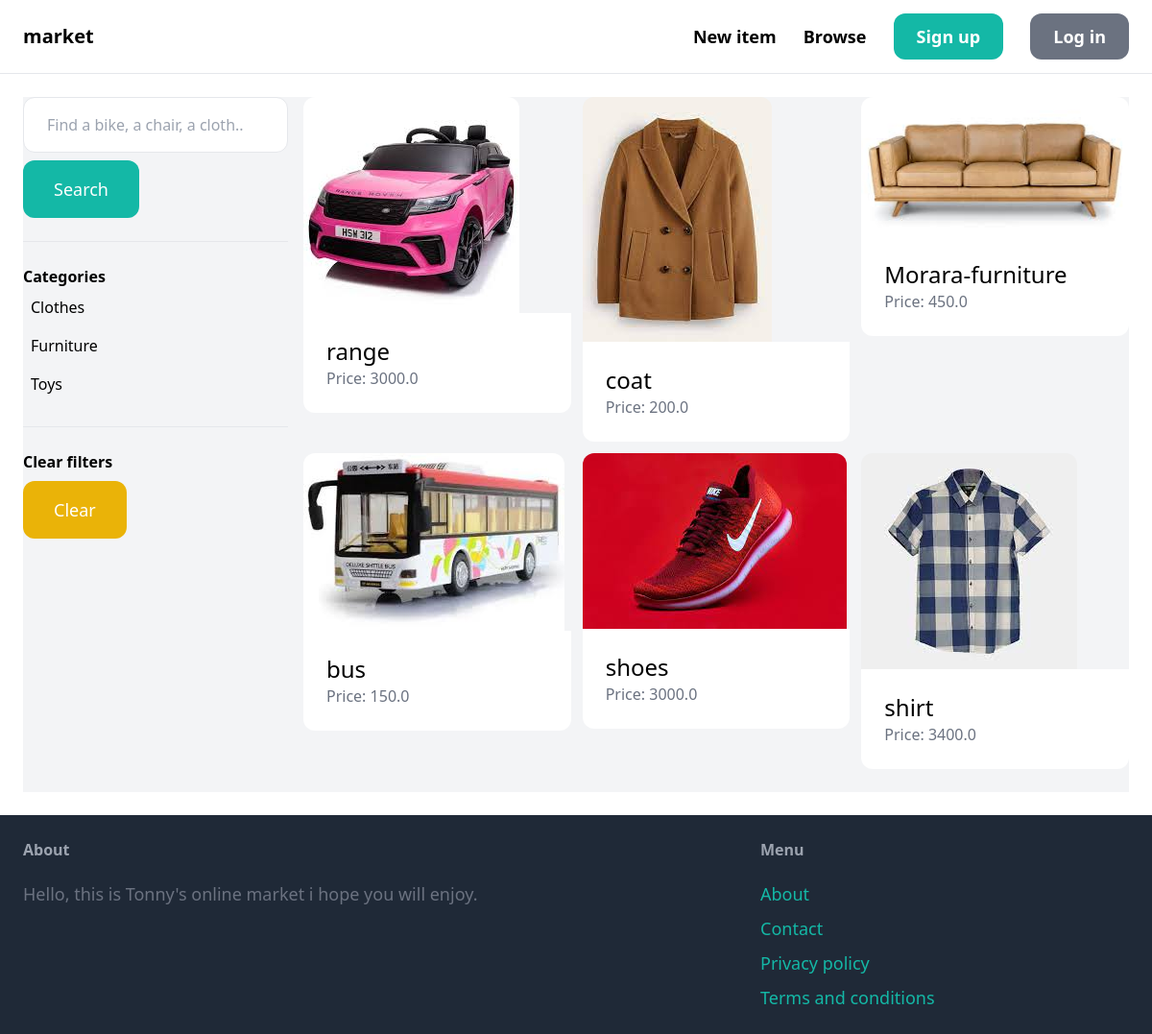
Before: /items/ with the older database file.
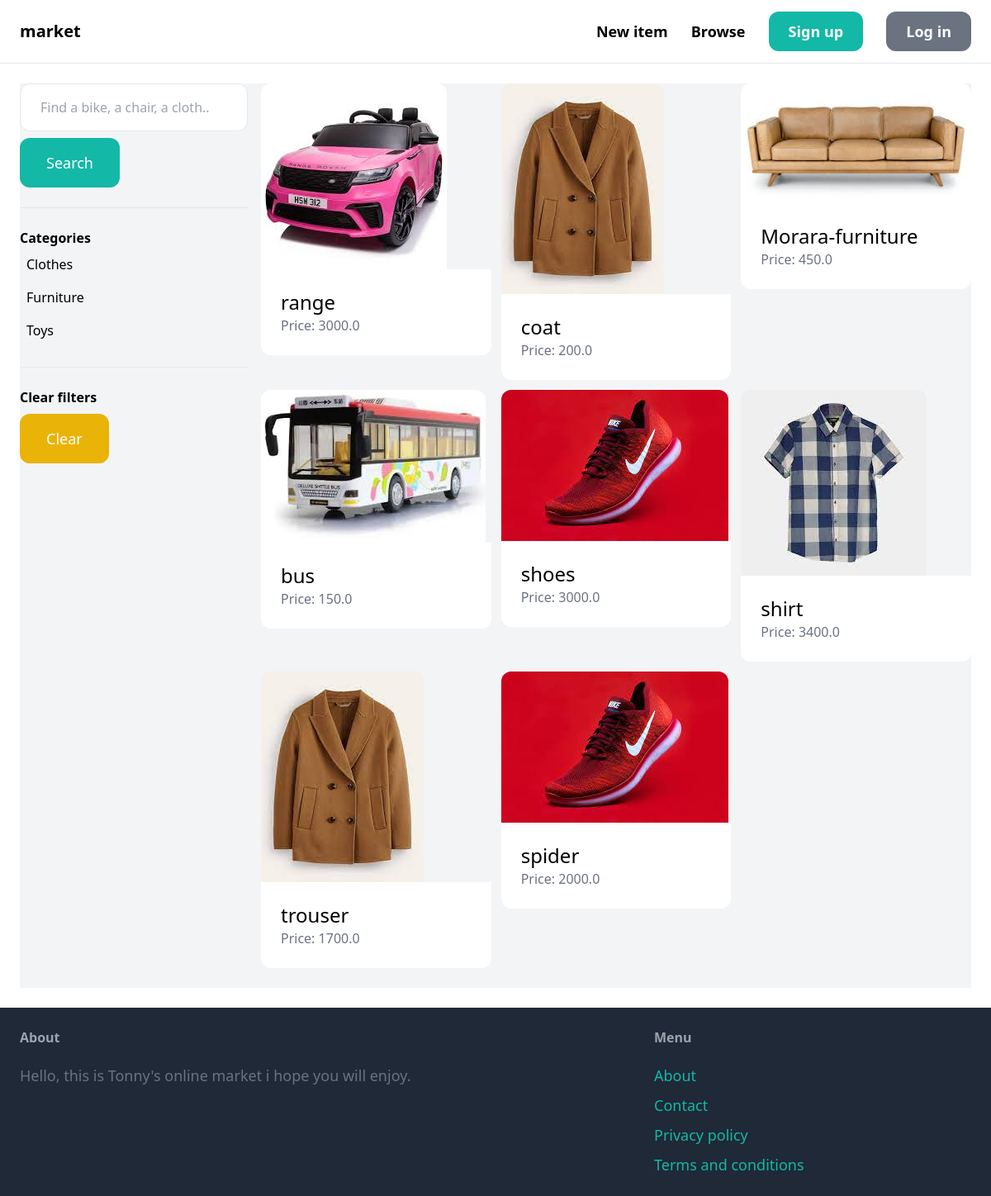
After: the same page with the newer database file.
### item/models.py (models this page shows, shortened)
class Category(models.Model):
    name = models.CharField(max_length=255)
    class Meta:
        ordering = ('name',)
        verbose_name_plural = 'Categories'

class Item(models.Model):
    category = models.ForeignKey(Category, related_name='items', on_delete=models.CASCADE)
    name = models.CharField(max_length=255)
    description = models.TextField(blank=True, null=True)
    price = models.FloatField()
    image = models.ImageField(upload_to='items_images', blank=True, null=True)
    is_sold = models.BooleanField(default=False)
    created_by = models.ForeignKey(User, related_name='items', on_delete=models.CASCADE)
    created_at = models.DateTimeField(auto_now_add=True)

### item/views.py (the view)
# urls.py: path('', views.items, name='items'),
def items(request):
    query = request.GET.get('query', '')
    categories = Category.objects.all()
    category_id =request.GET.get('category', 0)
    items = Item.objects.filter(is_sold=False)
    if category_id:
        items = items.filter(category_id=category_id)
    if query:
        items=items.filter(Q(name__icontains=query) | Q(description__icontains=query))
    return render(request, 'item/items.html', {
        'items': items,
        'query': query,
        'categories': categories,
        'category_id': int(category_id)
    })

### item/templates/item/items.html (shortened to what this page needs)
{% extends 'core/base.html' %}
{% block content %}
    <div class="pb-6 grid grid-cols-4 gap-4 bg-gray-100">
        <div class="col-span-1">
            <form method="get" action="{% url 'item:items' %}">
                <input name="query" class="w-full py-4 px-6 border rounded-xl" type="text" value="{{ query }}" placeholder="Find a bike, a chair, a cloth..">
                <button class="mt-2 py-4 px-8 text-lg bg-teal-500 text-white rounded-xl">Search</button>
            </form>
            <hr class="my-6">
            <p class="font-semibold">Categories</p>
            <ul>
                {% for category in categories %}
                    <li class="py-2 px-2 rounded-xl{% if category.id == category_id %} bg-gray-200{% endif %}">
                        <a href="{% url 'item:items' %}?query={{ query }}&category={{ category.id }}">{{ category.name }}</a>
                    </li>
                {% endfor %}
            </ul>
            <hr class="my-6">
            <p class="font-semibold">Clear filters</p>
            <ul>
                <li><a href="{% url 'item:items' %}" class="mt-2 py-4 px-8 inline-block bg-yellow-500 text-lg rounded-xl text-white">Clear</a>
        </div>
        <div class="col-span-3">
            <div class="grid grid-cols-3 gap-3">
                {% for item in items %}
                   <div>
                      <a href="{% url 'item:detail' item.id %}">
                         <div>
                            <img src="{{ item.image.url }}" class="rounded-t-xl">
                         </div>
                         <div class="p-6 bg-white rounded-b-xl">
                               <h2 class="text-2xl">{{ item.name }}</h2>
                               <p class="text-gray-500">Price: {{ item.price }}</p>
                         </div>
                      </a>
                   </div>
                {% endfor %}
          </div>
        </div>
    </div>
{% endblock %}

Changed rows visible on the page:
added Item: image (picture), name "trouser", price "1700.0"
added Item: image (picture), name "spider", price "2000.0"
